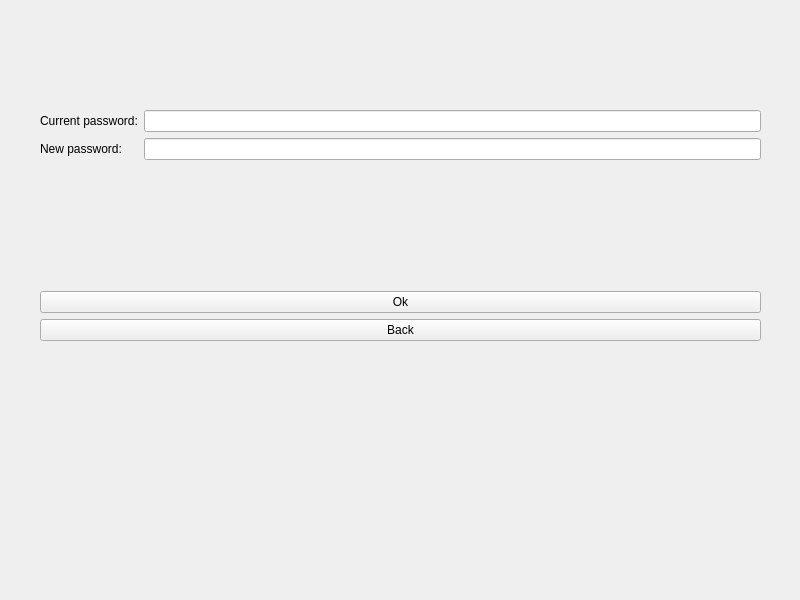
<?xml version="1.0" encoding="UTF-8"?>
<ui version="4.0">
 <class>change_pass_form</class>
 <widget class="QWidget" name="change_pass_form">
  <property name="geometry">
   <rect>
    <x>0</x>
    <y>0</y>
    <width>800</width>
    <height>600</height>
   </rect>
  </property>
  <property name="windowTitle">
   <string>Form</string>
  </property>
  <widget class="QWidget" name="verticalLayoutWidget">
   <property name="geometry">
    <rect>
     <x>40</x>
     <y>110</y>
     <width>721</width>
     <height>231</height>
    </rect>
   </property>
   <layout class="QVBoxLayout" name="verticalLayout">
    <item>
     <layout class="QFormLayout" name="formLayout">
      <item row="0" column="0">
       <widget class="QLabel" name="label">
        <property name="text">
         <string>Current password:</string>
        </property>
       </widget>
      </item>
      <item row="0" column="1">
       <widget class="QLineEdit" name="curren_pass_line">
        <property name="echoMode">
         <enum>QLineEdit::Password</enum>
        </property>
       </widget>
      </item>
      <item row="1" column="0">
       <widget class="QLabel" name="label_2">
        <property name="text">
         <string>New password:</string>
        </property>
       </widget>
      </item>
      <item row="1" column="1">
       <widget class="QLineEdit" name="new_pass_line">
        <property name="echoMode">
         <enum>QLineEdit::Password</enum>
        </property>
       </widget>
      </item>
     </layout>
    </item>
    <item>
     <widget class="QLabel" name="error_label">
      <property name="text">
       <string/>
      </property>
     </widget>
    </item>
    <item>
     <widget class="QPushButton" name="ok_button">
      <property name="text">
       <string>Ok</string>
      </property>
     </widget>
    </item>
    <item>
     <widget class="QPushButton" name="back_button">
      <property name="text">
       <string>Back</string>
      </property>
     </widget>
    </item>
   </layout>
  </widget>
 </widget>
 <resources/>
 <connections/>
</ui>
